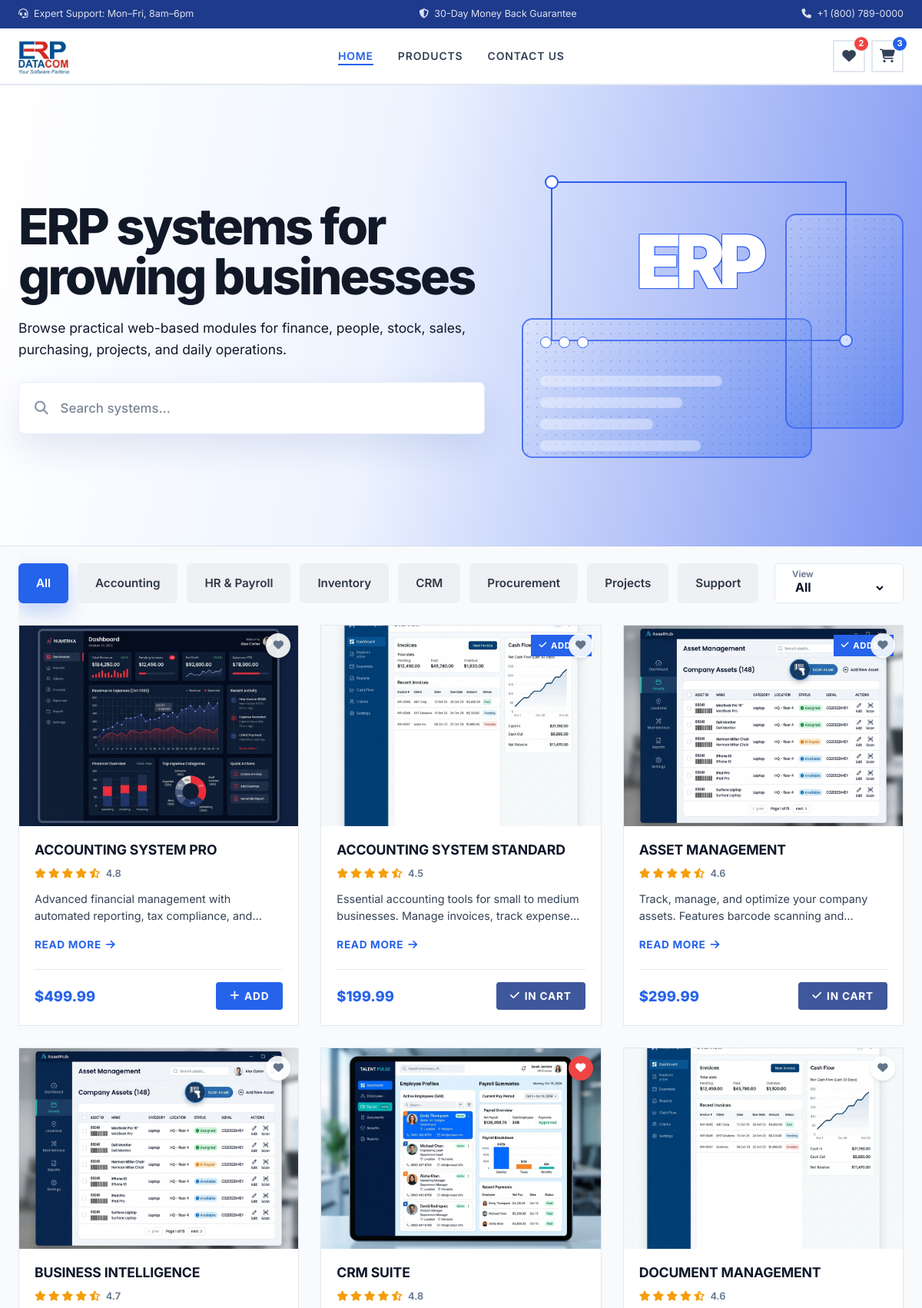
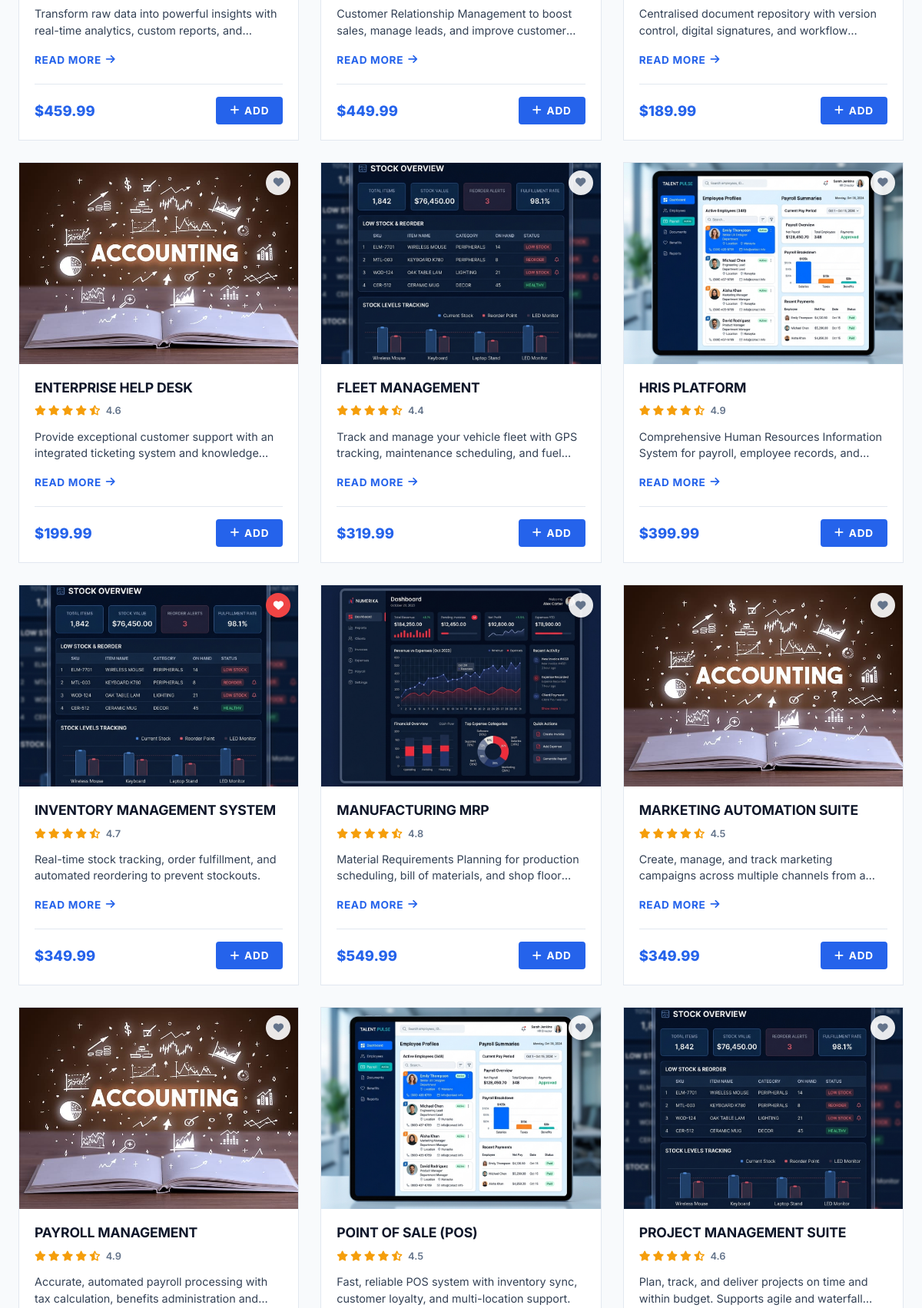
The page / (upper part) on the database its author committed (2 pictures, top to bottom).
### tables this page shows
CREATE TABLE products (
        id INTEGER PRIMARY KEY AUTOINCREMENT,
        name TEXT NOT NULL,
        description TEXT NOT NULL,
        price REAL NOT NULL,
        rating REAL NOT NULL,
        image_url TEXT NOT NULL,
        features TEXT NOT NULL
    );

### includes/product-card.php (the view)
<?php
$isInCart = in_array($product['id'], $cartItems ?? []);
$isInWishlist = in_array($product['id'], $wishlistItems ?? []);
$productSearchText = strtolower($product['name'] . ' ' . $product['description'] . ' ' . $product['features']);
$productType = 'operations';
if (strpos($productSearchText, 'account') !== false || strpos($productSearchText, 'tax') !== false || strpos($productSearchText, 'invoice') !== false) {
    $productType = 'accounting';
} elseif (strpos($productSearchText, 'hr') !== false || strpos($productSearchText, 'human') !== false || strpos($productSearchText, 'payroll') !== false || strpos($productSearchText, 'employee') !== false) {
    $productType = 'hr';
} elseif (strpos($productSearchText, 'inventory') !== false || strpos($productSearchText, 'stock') !== false || strpos($productSearchText, 'warehouse') !== false) {
    $productType = 'inventory';
} elseif (strpos($productSearchText, 'crm') !== false || strpos($productSearchText, 'customer') !== false || strpos($productSearchText, 'lead') !== false) {
    $productType = 'crm';
} elseif (strpos($productSearchText, 'procurement') !== false || strpos($productSearchText, 'purchase') !== false || strpos($productSearchText, 'supplier') !== false) {
    $productType = 'procurement';
} elseif (strpos($productSearchText, 'project') !== false || strpos($productSearchText, 'gantt') !== false) {
    $productType = 'project';
} elseif (strpos($productSearchText, 'help') !== false || strpos($productSearchText, 'support') !== false || strpos($productSearchText, 'ticket') !== false) {
    $productType = 'support';
}
if (!function_exists('renderStars')) {
    function renderStars(float $rating): string {
        $stars = '';
        for ($i = 1; $i <= 5; $i++) {
            if ($i <= floor($rating)) {
                $stars .= '<i class="fas fa-star" style="color: #f59e0b;"></i>';
            } elseif ($i - $rating < 1) {
                $stars .= '<i class="fas fa-star-half-stroke" style="color: #f59e0b;"></i>';
            } else {
                $stars .= '<i class="far fa-star" style="color: #d1d5db;"></i>';
            }
        }
        return $stars;
    }
}
?>
<div class="product-card" id="product-card-<?= $product['id'] ?>" data-system-type="<?= htmlspecialchars($productType) ?>" data-search="<?= htmlspecialchars($productSearchText) ?>">
    <div class="product-img-wrapper">
        <a href="product-detail.php?id=<?= $product['id'] ?>" class="product-img-link" style="display: block; position: absolute; inset: 0;">
            <img
                src="<?= htmlspecialchars($product['image_url']) ?>"
                alt="<?= htmlspecialchars($product['name']) ?>"
                class="product-img"
                onerror="this.onerror=null; this.src='assets/images/placeholder.jpg';"
            >
            <?php if ($isInCart): ?>
                <span class="in-cart-badge"><i class="fas fa-check"></i> Added</span>
            <?php endif; ?>
        </a>
        <button
            class="add-to-wishlist-overlay <?= $isInWishlist ? 'heart-active' : '' ?>"
            data-id="<?= $product['id'] ?>"
            title="<?= $isInWishlist ? 'Remove from Wishlist' : 'Add to Wishlist' ?>"
            id="wish-btn-<?= $product['id'] ?>"
        >
            <i class="fas fa-heart"></i>
        </button>
    </div>
    <div class="product-info" style="padding: 20px; display: flex; flex-direction: column; flex-grow: 1;">
        <div style="display: flex; justify-content: space-between; align-items: flex-start; margin-bottom: 8px;">
            <a href="product-detail.php?id=<?= $product['id'] ?>" style="text-decoration: none; color: inherit; flex-grow: 1;">
                <h3 class="product-title" style="margin: 0; font-size: 1.1rem; font-weight: 700; line-height: 1.3; color: var(--text-dark);"><?= htmlspecialchars($product['name']) ?></h3>
            </a>
        </div>
        <div class="product-meta" style="display: flex; align-items: center; gap: 8px; margin-bottom: 12px; font-size: .85rem;">
            <span class="product-rating" title="<?= $product['rating'] ?> out of 5 stars">
                <?= renderStars($product['rating']) ?>
                <span class="rating-num" style="color: var(--text-light); margin-left: 4px; font-weight: 600;"><?= number_format($product['rating'], 1) ?></span>
            </span>
        </div>
        <p class="product-desc" style="font-size: .9rem; color: var(--text-mid); margin-bottom: 16px; line-height: 1.5; display: -webkit-box; -webkit-line-clamp: 2; -webkit-box-orient: vertical; overflow: hidden;"><?= htmlspecialchars($product['description']) ?></p>
        <a href="product-detail.php?id=<?= $product['id'] ?>" style="font-size: .85rem; font-weight: 700; color: var(--accent-blue); text-transform: uppercase; letter-spacing: .05em; display: inline-flex; align-items: center; gap: 6px; margin-bottom: auto; transition: gap .2s;">
            Read More <i class="fas fa-arrow-right"></i>
        </a>
        <div style="display: flex; align-items: center; justify-content: space-between; margin-top: 20px; border-top: 1px solid var(--border); padding-top: 16px;">
            <span class="product-price" style="font-weight: 800; font-size: 1.15rem; color: var(--accent-blue);">$<?= number_format($product['price'], 2) ?></span>
            <button
                class="btn btn-primary add-to-cart <?= $isInCart ? 'btn-incart' : '' ?>"
                data-id="<?= $product['id'] ?>"
                <?= $isInCart ? 'disabled' : '' ?>
                id="cart-btn-<?= $product['id'] ?>"
                style="padding: 8px 16px; font-size: .85rem; border-radius: 4px; display: inline-flex; align-items: center; gap: 6px;"
            >
                <?= $isInCart ? '<i class="fas fa-check"></i> In Cart' : '<i class="fas fa-plus"></i> Add' ?>
            </button>
        </div>
    </div>
</div>

### index.php (shortened to what this page needs)
<?php
require_once 'includes/db.php';
$featuredProducts = $db->query("SELECT * FROM products ORDER BY name ASC")->fetchAll();
require_once 'includes/header.php';
?>
<section class="hero product-finder-hero" id="hero">
    <div class="container hero-finder-inner animate-up">
        <div class="hero-copy">
            <h1>ERP systems for growing businesses</h1>
            <p>Browse practical web-based modules for finance, people, stock, sales, purchasing, projects, and daily operations.</p>
            <label class="hero-search" for="home-product-search">
                <i class="fas fa-search"></i>
                <input type="search" id="home-product-search" placeholder="Search systems..." autocomplete="off">
            </label>
        </div>
        <div class="hero-art" aria-hidden="true">
            <div class="hero-type-box">
                <span>ERP</span>
            </div>
            <div class="hero-window hero-window-main">
                <div class="window-dots">
                    <span></span><span></span><span></span>
                </div>
                <div class="window-lines">
                    <span></span><span></span><span></span><span></span>
                </div>
            </div>
            <div class="hero-window hero-window-side"></div>
        </div>
    </div>
</section>
<section class="home-product-browser" id="featured">
    <div class="container">
        <div class="home-filter-bar" aria-label="Filter products by web system type">
            <button class="home-filter-chip active" type="button" data-filter="all">
                All
            </button>
            <button class="home-filter-chip" type="button" data-filter="accounting">Accounting</button>
            <button class="home-filter-chip" type="button" data-filter="hr">HR &amp; Payroll</button>
            <button class="home-filter-chip" type="button" data-filter="inventory">Inventory</button>
            <button class="home-filter-chip" type="button" data-filter="crm">CRM</button>
            <button class="home-filter-chip" type="button" data-filter="procurement">Procurement</button>
            <button class="home-filter-chip" type="button" data-filter="project">Projects</button>
            <button class="home-filter-chip" type="button" data-filter="support">Support</button>
            <label class="home-filter-select-wrap" for="home-system-filter">
                <span>View</span>
                <select id="home-system-filter" class="home-filter-select" aria-label="View products by system type">
                    <option value="all">All</option>
                </select>
            </label>
        </div>
        <div class="product-grid home-product-grid" id="home-product-grid">
            <?php foreach ($featuredProducts as $product): ?>
                <?php include 'includes/product-card.php'; ?>
            <?php endforeach; ?>
        </div>
    </div>
</section>
<?php require_once 'includes/footer.php'; ?>

### rows shown on the page
products: image_url (picture), name "ACCOUNTING SYSTEM PRO", rating "4.8", description "Advanced financial management with automated reporting, tax compliance,…", price "499.99", shows "ADD"
products: image_url (picture), shows "ADDED", name "ACCOUNTING SYSTEM STANDARD", rating "4.5", description "Essential accounting tools for small to medium businesses. Manage invoices, track…", price "199.99", shows "IN CART"
products: image_url (picture), shows "ADDED", name "ASSET MANAGEMENT", rating "4.6", description "Track, manage, and optimize your company assets. Features barcode scanning…", price "299.99", shows "IN CART"
products: image_url (picture), name "BUSINESS INTELLIGENCE", rating "4.7", description "Transform raw data into powerful insights with real-time analytics, custom reports,…", price "459.99", shows "ADD"
products: image_url (picture), name "CRM SUITE", rating "4.8", description "Customer Relationship Management to boost sales, manage leads, and improve…", price "449.99", shows "ADD"
products: image_url (picture), name "DOCUMENT MANAGEMENT", rating "4.6", description "Centralised document repository with version control, digital signatures, and…", price "189.99", shows "ADD"
products: image_url (picture), name "ENTERPRISE HELP DESK", rating "4.6", description "Provide exceptional customer support with an integrated ticketing system and…", price "199.99", shows "ADD"
products: image_url (picture), name "FLEET MANAGEMENT", rating "4.4", description "Track and manage your vehicle fleet with GPS tracking, maintenance scheduling, and…", price "319.99", shows "ADD"
products: image_url (picture), name "HRIS PLATFORM", rating "4.9", description "Comprehensive Human Resources Information System for payroll, employee records,…", price "399.99", shows "ADD"
products: image_url (picture), name "INVENTORY MANAGEMENT SYSTEM", rating "4.7", description "Real-time stock tracking, order fulfillment, and automated reordering to prevent stockouts.", price "349.99", shows "ADD"
products: image_url (picture), name "MANUFACTURING MRP", rating "4.8", description "Material Requirements Planning for production scheduling, bill of materials, and shop…", price "549.99", shows "ADD"
products: image_url (picture), name "MARKETING AUTOMATION SUITE", rating "4.5", description "Create, manage, and track marketing campaigns across multiple channels from…", price "349.99", shows "ADD"
products: image_url (picture), name "PAYROLL MANAGEMENT", rating "4.9", description "Accurate, automated payroll processing with tax calculation, benefits administration…"
products: image_url (picture), name "POINT OF SALE (POS)", rating "4.5", description "Fast, reliable POS system with inventory sync, customer loyalty, and multi-location support."
products: image_url (picture), name "PROJECT MANAGEMENT SUITE", rating "4.6", description "Plan, track, and deliver projects on time and within budget. Supports agile and…"

### other values the page prints
$wishlistCount "2"
$cartCount "3"
